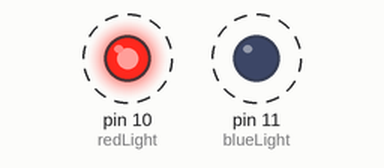
Simulated run of this sketch. Board: Arduino Uno, built with avr-gcc and run on an emulated ATmega328P. Shown: output pins drawn as LEDs (lit = HIGH). Dashed ring = blinking.

Above: at 0.1 s.
Timing chart, 0 to 3.0 s (numbered marks = the images above):
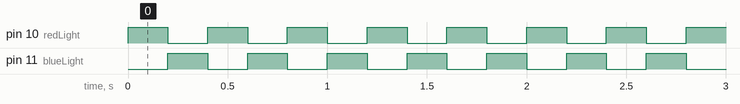

Measured:
- by itself, pin 10 (redLight), pin 11 (blueLight): alternates HIGH for 0.20 s and LOW for 0.20 s

The sketch:

31_police_light_circuit1.ino
```cpp
// C++ code
//

const int redLight = 10;
const int blueLight = 11;
const int time = 200;
void setup()
{
  pinMode(redLight,OUTPUT);
  pinMode(blueLight,OUTPUT);
}

void loop()
{

  digitalWrite(redLight,HIGH);
  delay(time);
  digitalWrite(redLight,LOW);

  digitalWrite(blueLight,HIGH);
  delay(time);
  digitalWrite(blueLight,LOW);

}
```
